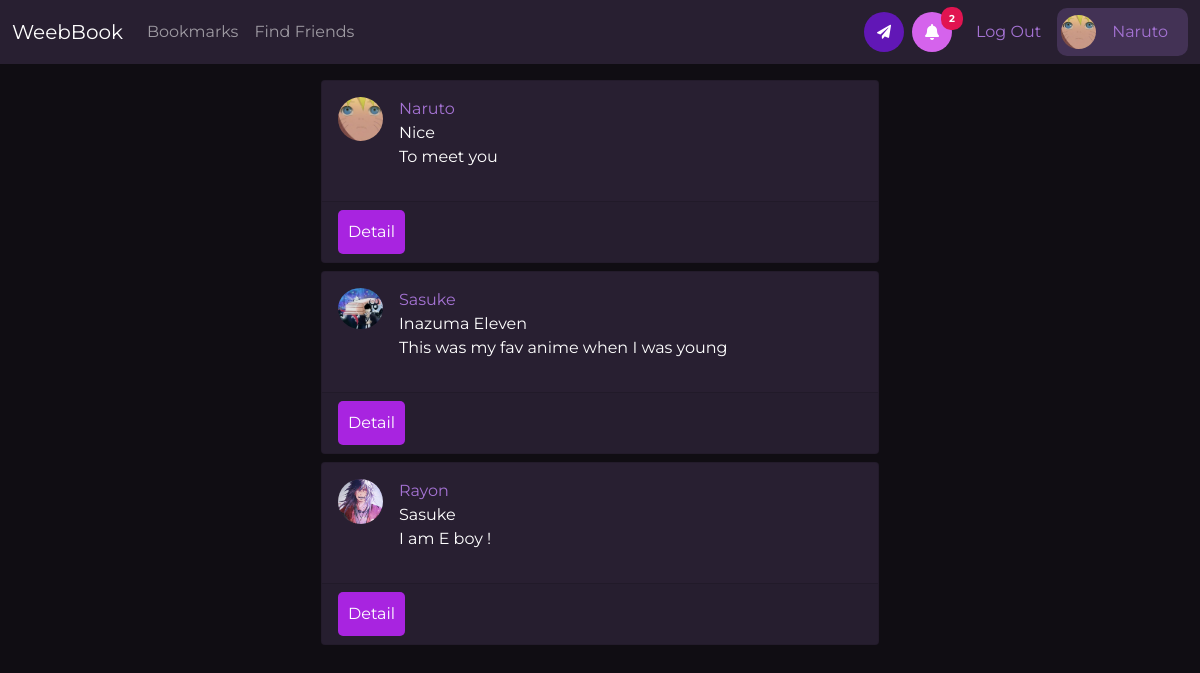
Screenshot of /imp/savelist/ (signed in) with the database file from the repository.
### profiles/models.py (models this page shows, shortened)
class Profile(models.Model):
    first_name = models.CharField(max_length=200, blank = True)
    following = models.ManyToManyField(User,related_name="followed" ,blank=True)
    last_name = models.CharField(max_length=200, blank = True)
    user = models.OneToOneField(User, on_delete=models.CASCADE)
    bio = models.TextField(blank=True ,default="Busy Thinking of awesome bio !")
    avatar = models.ImageField(default='zenitsu.jpg', upload_to='avatars')
    updated = models.DateTimeField(auto_now=True)
    created = models.DateTimeField(auto_now_add=True)

### posts/models.py (models this page shows, shortened)
class Post(models.Model):
    title = models.CharField(max_length=200)
    body = models.TextField()
    liked = models.ManyToManyField(User, blank=True)
    important = models.ManyToManyField(User,related_name="important",blank=True,default=None)
    author = models.ForeignKey(Profile, on_delete=models.CASCADE)
    updated = models.DateTimeField(auto_now=True)
    created = models.DateTimeField(auto_now_add=True)
    class Meta:
        ordering = ("-created",)

### posts/views.py (the view)
# urls.py: path('imp/savelist/', save_list, name='savelist'),
@login_required(login_url='profiles:login')
def save_list(request):
	user = request.user
	imp_list = user.important.all()
	context = {
		'imp_list':imp_list
	}
	return render (request,'posts/save.html',context)

### posts/context_processors.py (called while the page is built)
def show_notifications(request):
	request_user = request.user
	if request_user.is_authenticated:
		notifications_one = Notification.objects.filter(to_user=request_user).exclude(user_has_seen=True).order_by('-date')
		notifications_two = notifications_one.filter(to_user=request_user).exclude(from_user = request_user).order_by('-date')
		return {'notifications': notifications_two}
	else:
		return {'nice':'to meet you'}

### posts/templates/posts/save.html (shortened to what this page needs)
   {% extends "base.html" %}
{% load static %}
{% load crispy_forms_tags %}
{% block content %}
        {% for imp in imp_list %}
        <div class="col-lg-6 col-md-10 col-sm-11 m-auto card mt-2">
               <div class="card-body d-flex ">
                 <span>
                 <a class="author" href="/{{imp.user.username}}">
                 <img src="{{imp.author.avatar.url}}" class="rounded-circle" width="45" />
                 </a>
                  </span>
                <div class="mx-3">
                 <a class="author" href="/{{imp.user.username}}">{{imp.author.user.username}}</a> </br>
                   {{imp.title}}
                    <p>{{imp.body}}</p>
                </div>
            </div>
            <div class ="card-footer">
                <div class="d-flex">
                <a href="{% url 'posts:post-detail' imp.id %}" class="cmnt-post">Detail</a>
                </div>
            </div>
        </div>
       {% endfor %}
{% endblock content %}

### templates/navbar.html (shortened to what this page needs)
<nav class="navbar navbar-expand-lg navbar-dark navs">
  <div class="container-fluid">
    <a class="navbar-brand" href="{% url 'posts:main-board' %}">WeebBook</a>
    <div
      class="collapse navbar-collapse justify-content-between"
      id="navbarNav"
    >
      <ul class="navbar-nav">
        <li class="nav-item">
          <a class="nav-link" href="{% url 'posts:savelist' %}">Bookmarks</a>
        </li>
         <li class="nav-item">
          <a class="nav-link" href="{% url 'profiles:findpeople' %}">Find Friends</a>
        </li>
      </ul>
      <div class="d-flex align-items-center">
        {% if request.user.is_authenticated %}
        <span style="postition: relative">
          <span class="btnhold d-flex">
          <a href="{% url 'profiles:inbox' %}" class="nav-link messageme btn-sm" id="message">
              <i class="fa fa-paper-plane"></i>
            </a>
            <button class="nav-link bell mx-2 " id="notifications">
              <i class="fa fa-bell"></i>
            </button>
            {% if not notifications.count  is 0 %}
            <span id="notifi_num" class="notnum">{{ notifications.count }} </span>
            {% endif %}
          </span>
        </span>
        <a class="nav-link author" href="{% url 'profiles:logout' %}"
          >Log Out</a
        >
        <span class="d-flex navprofile align-items-center">
          <a class="author" href="/{{request.user}}">
            <img
              src="{{request.user.profile.avatar.url}}"
              class="rounded-circle"
              width="35"
            />
          </a>
          <a class="nav-link author" href="/{{request.user}}"
            >{{request.user}}</a
          >
        </span>
        {% endif %}
      </div>
    </div>
  </div>
</nav>

### static/style.css (style rules this page uses)
* { margin: 0; padding: 0; box-sizing: border-box; }
body { background-color: rgb(16, 13, 19); color: white; font-family: "Montserrat", sans-serif; }
.card { background-color: rgb(40, 31, 49); color: white; }
.navs { background-color: rgb(40, 31, 49); }
.navprofile { background-color: rgb(67, 50, 85); padding: 4px; max-width: 200px; border-radius: 10px; }
a { text-decoration: none; color: black; }
.cmnt-post { background-color: #a824e0; padding: 10px; color: white; border: none; outline: 0 !important; border-radius: 5px; cursor: pointer; }
.author { color: rgb(165, 115, 212); text-transform: capitalize; }
.bell { background-color: rgb(213, 99, 236); color: white; display: flex; border: none; justify-content: center; align-items: center; height: 40px; width: 40px; border-radius:50%; }
.btnhold { position: relative; }
.notnum { position: absolute; background-color: #e11451; font-size: 10px; font-weight: 700; top: -5px; left: 77px; color: white; padding: 4px 8px; border-radius: 45%; }
.messageme { background-color: rgb(97, 23, 182); color: white; display: flex; justify-content: center; align-items: center; height: 40px; width: 40px; border-radius:50%; }

### rows the page displays
Post: author.avatar (picture), author.user.username "Naruto", title "Nice", body "To meet you"
Post: author.avatar (picture), author.user.username "Sasuke", title "Inazuma Eleven", body "This was my fav anime when I was young"
Post: author.avatar (picture), author.user.username "Rayon", title "Sasuke", body "I am E boy !"

### other values shown
{{ notifications.count }} "2"
{{ request.user }} "Naruto"
